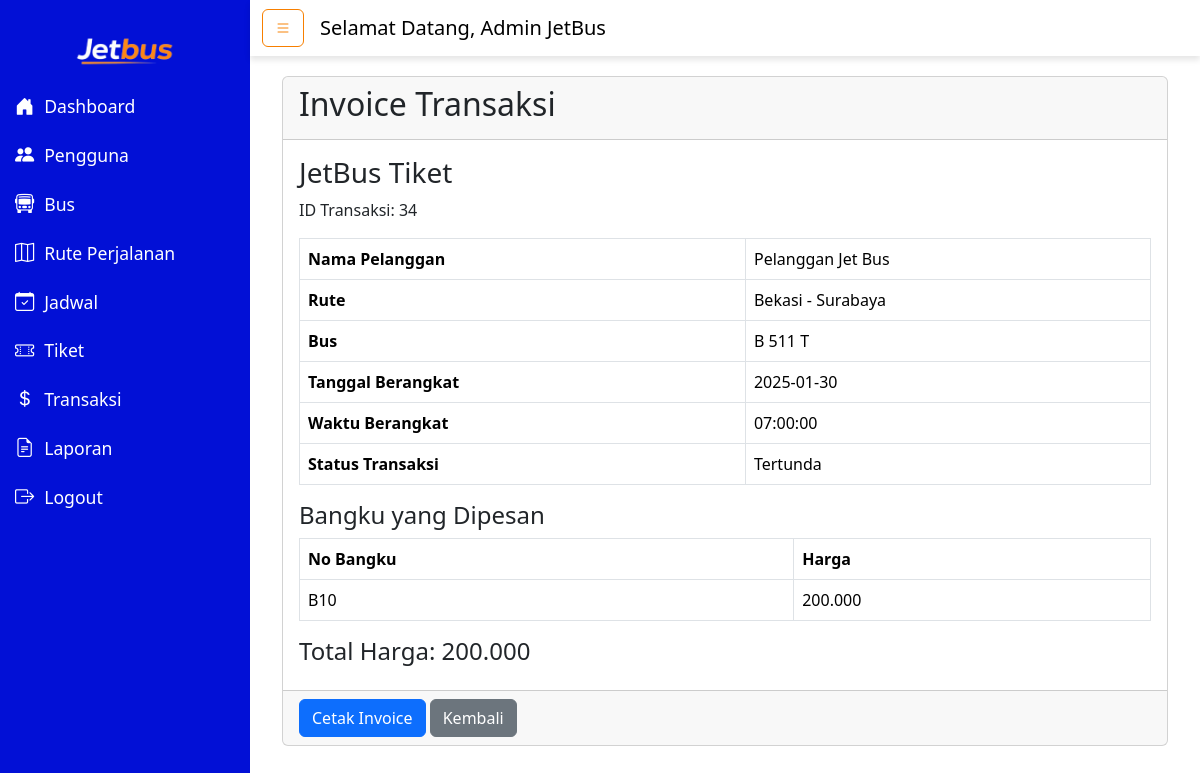
Page /admin/invoice.php?id=34 (signed in) on the committed database.
### tables this page shows
CREATE TABLE `transaksi` (
  `id_transaksi` int(11) NOT NULL,
  `id_pengguna` int(11) NOT NULL,
  `id_jadwal` int(11) NOT NULL,
  `tanggal_transaksi` date NOT NULL DEFAULT current_timestamp(),
  `jam_transaksi` time NOT NULL,
  `total` decimal(10,2) NOT NULL,
  `status` enum('tertunda','dibayar','dibatalkan') DEFAULT 'tertunda'
);

CREATE TABLE `pengguna` (
  `id_pengguna` int(11) NOT NULL,
  `nama` varchar(100) NOT NULL,
  `email` varchar(100) NOT NULL,
  `password` varchar(255) NOT NULL,
  `no_hp` varchar(15) DEFAULT NULL,
  `peran` enum('admin','pelanggan') NOT NULL DEFAULT 'pelanggan'
);

CREATE TABLE `rute` (
  `id_rute` int(11) NOT NULL,
  `lokasi_asal` varchar(100) NOT NULL,
  `lokasi_tujuan` varchar(100) NOT NULL,
  `jarak` decimal(10,0) DEFAULT NULL
);

CREATE TABLE `bus` (
  `id_bus` int(11) NOT NULL,
  `no_plat` varchar(20) NOT NULL,
  `id_tipe` int(11) NOT NULL
);

CREATE TABLE `jadwal` (
  `id_jadwal` int(11) NOT NULL,
  `id_bus` int(11) NOT NULL,
  `id_rute` int(11) NOT NULL,
  `tanggal_berangkat` date NOT NULL,
  `waktu_berangkat` time NOT NULL,
  `waktu_tiba` time NOT NULL
);

### admin/invoice.php (the view, shortened to what this page needs)
<?php
include "header.php";
include "../koneksi.php";
$id_transaksi = isset($_GET['id']) ? $_GET['id'] : '';
$query = "SELECT transaksi.*, pengguna.nama AS nama_pelanggan, jadwal.tanggal_berangkat, jadwal.waktu_berangkat, bus.no_plat, rute.lokasi_asal, rute.lokasi_tujuan
        FROM transaksi
        JOIN jadwal ON transaksi.id_jadwal = jadwal.id_jadwal
        JOIN bus ON jadwal.id_bus = bus.id_bus
        JOIN rute ON jadwal.id_rute = rute.id_rute
        JOIN pengguna ON transaksi.id_pengguna = pengguna.id_pengguna
        WHERE transaksi.id_transaksi = '$id_transaksi'";
$result = mysqli_query($koneksi, $query);
$transaksi = mysqli_fetch_assoc($result);
$query_bangku = "SELECT dt.id_bangku, bangku.no_bangku, t.harga
                 FROM detail_transaksi dt
                 JOIN bangku ON dt.id_bangku = bangku.id_bangku
                 JOIN tiket t ON t.id_rute = (SELECT id_rute FROM jadwal WHERE id_jadwal = '$transaksi[id_jadwal]')
                 WHERE dt.id_transaksi = '$id_transaksi'";
$bangku_result = mysqli_query($koneksi, $query_bangku);
$total_harga = 0;
?>
<div class="d-flex">
    <?php include "sidebar.php"; ?>
    <div class="content-wrapper w-100">
        <?php include "navbar.php"; ?>
        <main class="content">
            <div class="container-fluid">
                <div class="card">
                    <div class="card-header">
                        <h2>Invoice Transaksi</h2>
                    </div>
                    <div class="card-body" id="invoiceContent">
                        <div class="invoice-header">
                            <h3>JetBus Tiket</h3>
                            <p>ID Transaksi: <?= $transaksi['id_transaksi']; ?></p>
                        </div>
                        <div class="invoice-details">
                            <table class="table table-bordered">
                                <tr>
                                    <th>Nama Pelanggan</th>
                                    <td><?= $transaksi['nama_pelanggan']; ?></td>
                                </tr>
                                <tr>
                                    <th>Rute</th>
                                    <td><?= $transaksi['lokasi_asal'] . ' - ' . $transaksi['lokasi_tujuan']; ?></td>
                                </tr>
                                <tr>
                                    <th>Bus</th>
                                    <td><?= $transaksi['no_plat']; ?></td>
                                </tr>
                                <tr>
                                    <th>Tanggal Berangkat</th>
                                    <td><?= $transaksi['tanggal_berangkat']; ?></td>
                                </tr>
                                <tr>
                                    <th>Waktu Berangkat</th>
                                    <td><?= $transaksi['waktu_berangkat']; ?></td>
                                </tr>
                                <tr>
                                    <th>Status Transaksi</th>
                                    <td><?= ucfirst($transaksi['status']); ?></td>
                                </tr>
                            </table>
                        </div>
                        <div class="ticket-details">
                            <h4>Bangku yang Dipesan</h4>
                            <table class="table table-bordered">
                                <thead>
                                    <tr>
                                        <th>No Bangku</th>
                                        <th>Harga</th>
                                    </tr>
                                </thead>
                                <tbody>
                                    <?php
                                    while ($bangku = mysqli_fetch_assoc($bangku_result)) {
                                        $total_harga += $bangku['harga'];
                                    ?>
                                        <tr>
                                            <td><?= $bangku['no_bangku']; ?></td>
                                            <td><?= number_format($bangku['harga'], 0, ',', '.'); ?></td>
                                        </tr>
                                    <?php } ?>
                                </tbody>
                            </table>
                            <h4>Total Harga: <?= number_format($total_harga, 0, ',', '.'); ?></h4>
                        </div>
                    </div>
                    <div class="card-footer">
                        <button class="btn btn-primary" onclick="printInvoice()">Cetak Invoice</button>
                        <a href="kelolaTransaksi.php" class="btn btn-secondary">Kembali</a>
                    </div>
                </div>
            </div>
        </main>
    </div>
</div>
<?php include "footer.php"; ?>

### assets/css/admin.css (style rules this page uses)
body { font-family: Arial, sans-serif; background-color: #f5f5f5; margin: 0; padding: 0; }
.content-wrapper { flex: 1; display: flex; flex-direction: column; }
.content { padding: 20px; background-color: white; min-height: 100vh; }

### rows in the picture
transaksi: id_transaksi "34", id_pengguna.nama "Pelanggan Jet Bus", rute.lokasi_asal "Bekasi", rute.lokasi_tujuan "Surabaya", bus.no_plat "B 511 T", id_jadwal.tanggal_berangkat "2025-01-30", id_jadwal.waktu_berangkat "07:00:00", status "Tertunda"

### other values in the picture
$_SESSION['nama'] "Admin JetBus"
$bangku['no_bangku'] "B10"
$bangku['harga'] "200.000"
$total_harga "200.000"
